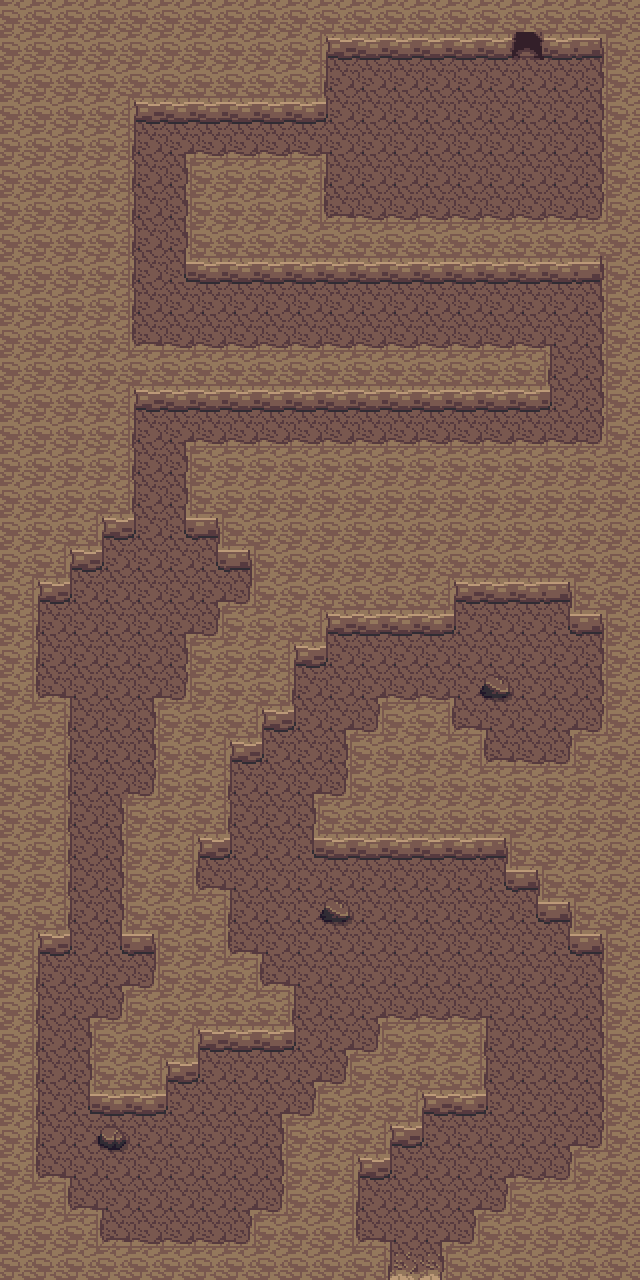

This is a level from a 2D game, rendered from its Tiled map with the project's own tilesets. A one-line summary and the map file follow, with tile-layer data summarised:
An orthogonal 20x40 tile map with 32x32 px tiles, 5 tile layers (Tile Layer 1, Tile Layer 2, Tile Layer 3, Tile Layer 4, ...), 2 tilesets and 91 objects (51x collision, 40x event).

<map version="1.10" tiledversion="1.11.2" orientation="orthogonal" renderorder="right-down" compressionlevel="0" width="20" height="40" tilewidth="32" tileheight="32" infinite="0" nextlayerid="8" nextobjectid="118">
 <properties>
  <property name="edges" value="clamped" />
  <property name="inside" type="bool" value="true" />
  <property name="map_type" value="dungeon" />
  <property name="scenario" value="spyder" />
  <property name="slug" value="dragonscave" />
 </properties>
 <tileset firstgid="1" source="../gfx/tilesets/core_city_and_country.tsx" />
 <tileset firstgid="1441" source="../gfx/tilesets/core_outdoor.tsx" />
 <layer id="1" name="Tile Layer 1" width="20" height="40">
  <data>[800 cells, 800 non-empty, 2 distinct tile ids]</data>
 </layer>
 <layer id="2" name="Tile Layer 2" width="20" height="40">
  <data>[800 cells, 13 non-empty, 7 distinct tile ids]</data>
 </layer>
 <layer id="3" name="Tile Layer 3" width="20" height="40">
  <data>[800 cells, 57 non-empty, 5 distinct tile ids]</data>
 </layer>
 <layer id="7" name="Tile Layer 4" width="20" height="40">
  <data>[800 cells, 0 non-empty, 0 distinct tile ids]</data>
 </layer>
 <layer id="4" name="Above Player" width="20" height="40">
  <data>[800 cells, 595 non-empty, 13 distinct tile ids]</data>
 </layer>
 <objectgroup color="#ff0000" id="5" name="Collisions">
  <object id="6" type="collision" x="96" y="128" width="32" height="416" />
  <object id="7" type="collision" x="128" y="352" width="416" height="64" />
  <object id="9" type="collision" x="192" y="448" width="416" height="96" />
  <object id="10" type="collision" x="0" y="608" width="32" height="576" />
  <object id="12" type="collision" x="64" y="544" width="32" height="32" />
  <object id="13" type="collision" x="32" y="576" width="32" height="32" />
  <object id="14" type="collision" x="32" y="704" width="32" height="256" />
  <object id="15" type="collision" x="32" y="1184" width="32" height="32" />
  <object id="16" type="collision" x="64" y="1216" width="32" height="32" />
  <object id="17" type="collision" x="96" y="1248" width="288" height="32" />
  <object id="18" type="collision" x="448" y="1248" width="192" height="32" />
  <object id="19" type="collision" x="480" y="1216" width="160" height="32" />
  <object id="20" type="collision" x="512" y="1184" width="128" height="32" />
  <object id="21" type="collision" x="576" y="1152" width="64" height="32" />
  <object id="22" type="collision" x="608" y="64" width="32" height="1088" />
  <object id="23" type="collision" x="224" y="544" width="384" height="32" />
  <object id="24" type="collision" x="256" y="576" width="352" height="32" />
  <object id="25" type="collision" x="224" y="608" width="224" height="32" />
  <object id="26" type="collision" x="192" y="640" width="96" height="96" />
  <object id="27" type="collision" x="288" y="640" width="32" height="32" />
  <object id="28" type="collision" x="160" y="704" width="64" height="160" />
  <object id="29" type="collision" x="224" y="736" width="32" height="32" />
  <object id="30" type="collision" x="128" y="800" width="64" height="160" />
  <object id="31" type="collision" x="96" y="1024" width="64" height="96" />
  <object id="32" type="collision" x="192" y="896" width="32" height="160" />
  <object id="33" type="collision" x="224" y="960" width="32" height="96" />
  <object id="34" type="collision" x="256" y="992" width="32" height="64" />
  <object id="35" type="collision" x="128" y="992" width="64" height="96" />
  <object id="36" type="collision" x="160" y="960" width="32" height="32" />
  <object id="37" type="collision" x="384" y="64" width="192" height="32">
   <properties>
    <property name="key" value="drokoro" />
   </properties>
  </object>
  <object id="38" type="collision" x="416" y="96" width="128" height="64">
   <properties>
    <property name="key" value="drokoro" />
   </properties>
  </object>
  <object id="40" type="collision" x="576" y="608" width="32" height="32" />
  <object id="41" type="collision" x="320" y="800" width="288" height="64" />
  <object id="42" type="collision" x="352" y="768" width="256" height="32" />
  <object id="43" type="collision" x="352" y="736" width="128" height="32" />
  <object id="44" type="collision" x="384" y="704" width="64" height="32" />
  <object id="45" type="collision" x="576" y="736" width="32" height="32" />
  <object id="46" type="collision" x="512" y="864" width="96" height="32" />
  <object id="47" type="collision" x="544" y="896" width="64" height="32" />
  <object id="48" type="collision" x="576" y="928" width="32" height="32" />
  <object id="49" type="collision" x="256" y="1216" width="96" height="32" />
  <object id="50" type="collision" x="288" y="1120" width="64" height="96" />
  <object id="51" type="collision" x="384" y="1024" width="96" height="96" />
  <object id="52" type="collision" x="352" y="1056" width="64" height="96" />
  <object id="53" type="collision" x="320" y="1088" width="64" height="96" />
  <object id="84" type="collision" x="320" y="32" width="192" height="32" />
  <object id="85" type="collision" x="512" y="0" width="32" height="32" />
  <object id="86" type="collision" x="544" y="32" width="64" height="32" />
  <object id="115" type="collision" x="128" y="64" width="192" height="64" />
  <object id="116" type="collision" x="192" y="160" width="128" height="128" />
  <object id="117" type="collision" x="320" y="224" width="288" height="64" />
 </objectgroup>
 <objectgroup color="#ffff00" id="6" name="Events">
  <!-- 40 objects omitted --></objectgroup>
</map>
<!-- 40 of 91 objects omitted -->
